Frame 1 (no input): blank canvas, image omitted
Frame 60 (the mouse pressed at the canvas centre just before this capture): blank canvas, image omitted
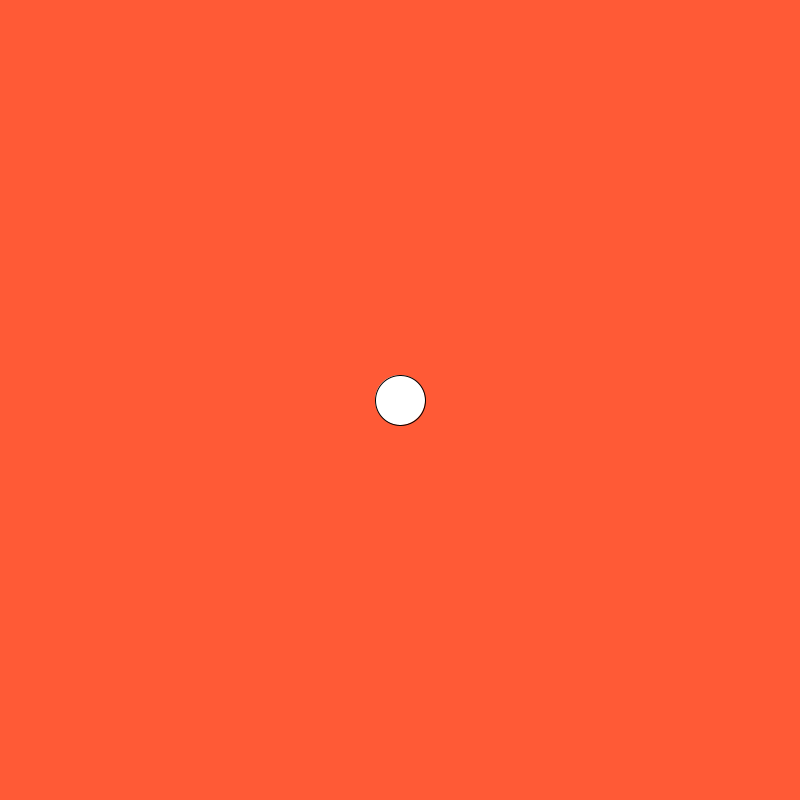
Frame 120 (the mouse held since frame 60 and released just before this capture)

The Processing sketch whose frames 1 and 60 were blank and that drew this single picture after the mouse press (run headless with seeded random() and noise(); from frame 60 on, the mouse is pressed at the canvas centre):

// Processing sketch: sketch1
// ── sketch1.pde
void setup() {
  size(800,800);
  background(#FF5A36);
}
  float lastPosX = 0.0;
  float lastPosY = 0.0;
void draw() {

  //float d = dist(pmouseX, pmouseY, mouseX, mouseY);
  float d = dist(lastPosX, lastPosY, mouseX, mouseY);
  if(d > 50) {
    circle(mouseX, mouseY, 50);
    lastPosX = mouseX;
    lastPosY = mouseY;
  }
  
}
